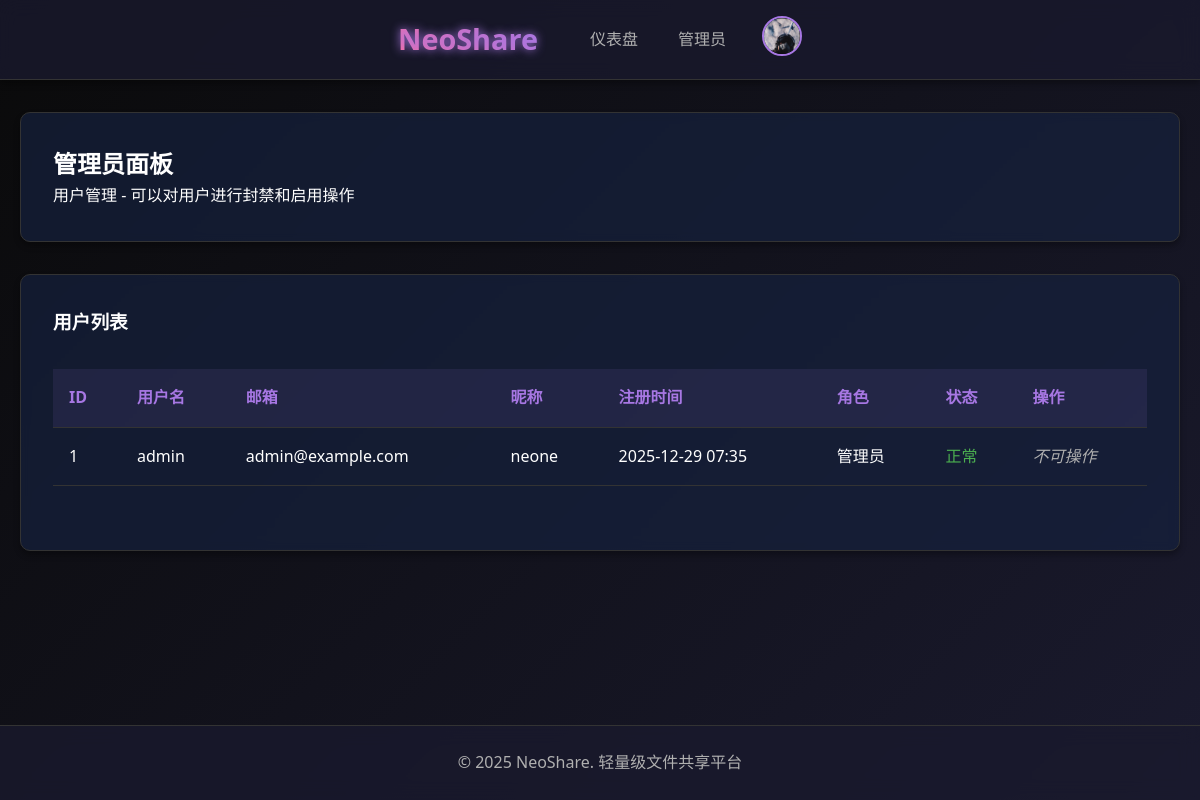
The page /admin (signed in) on the database its author committed.
### new_app.py (models this page shows)
class User(UserMixin, db.Model):
    id = db.Column(db.Integer, primary_key=True)
    username = db.Column(db.String(80), unique=True, nullable=False)
    email = db.Column(db.String(120), unique=True, nullable=False)
    password = db.Column(db.String(200), nullable=False)
    nickname = db.Column(db.String(80), default='')
    avatar = db.Column(db.String(200), default='default.jpg')
    is_admin = db.Column(db.Boolean, default=False)
    is_banned = db.Column(db.Boolean, default=False)
    created_at = db.Column(db.DateTime, default=datetime.utcnow)
    files = db.relationship('File', backref='owner', lazy=True)

### new_app.py (the view)
@app.route('/admin')
@login_required
def admin():
    if not current_user.is_admin:
        return redirect(url_for('dashboard'))
    users = User.query.all()
    return render_template('new_admin.html', users=users)

### new_app.py (called while the page is built)
@login_manager.user_loader
def load_user(user_id):
    return User.query.get(int(user_id))

### templates/new_admin.html
{% extends 'new_base.html' %}
{% block content %}
    <div class="card">
        <h2>管理员面板</h2>
        <p>用户管理 - 可以对用户进行封禁和启用操作</p>
    </div>
    <div class="card">
        <h3>用户列表</h3>
        <table class="table">
            <thead>
                <tr>
                    <th>ID</th>
                    <th>用户名</th>
                    <th>邮箱</th>
                    <th>昵称</th>
                    <th>注册时间</th>
                    <th>角色</th>
                    <th>状态</th>
                    <th>操作</th>
                </tr>
            </thead>
            <tbody>
                {% for user in users %}
                    <tr>
                        <td>{{ user.id }}</td>
                        <td>{{ user.username }}</td>
                        <td>{{ user.email }}</td>
                        <td>{{ user.nickname or '未设置' }}</td>
                        <td>{{ user.created_at.strftime('%Y-%m-%d %H:%M') }}</td>
                        <td>{{ '管理员' if user.is_admin else '普通用户' }}</td>
                        <td>
                            <span style="color: {{ 'var(--success-color)' if not user.is_banned else 'var(--danger-color)' }};">
                                {{ '正常' if not user.is_banned else '已封禁' }}
                            </span>
                        </td>
                        <td>
                            {% if not user.is_admin %}
                                {% if user.is_banned %}
                                    <a href="{{ url_for('unban_user', user_id=user.id) }}" class="btn btn-success btn-sm">启用</a>
                                {% else %}
                                    <a href="{{ url_for('ban_user', user_id=user.id) }}" class="btn btn-danger btn-sm">封禁</a>
                                {% endif %}
                            {% else %}
                                <span style="color: var(--text-secondary); font-style: italic;">不可操作</span>
                            {% endif %}
                        </td>
                    </tr>
                {% endfor %}
            </tbody>
        </table>
    </div>
{% endblock %}

### templates/new_base.html (shortened to what this page needs)
<!DOCTYPE html>
<html lang="zh-CN">
<head>
    <link rel="stylesheet" href="{{ url_for('static', filename='css/new_style.css') }}">
</head>
<body>
    <div class="grid-container">
        <header class="header">
            <div class="container">
                <div class="header-content">
                    <h1 class="logo">NeoShare</h1>
                    <nav class="nav">
                        {% if current_user.is_authenticated %}
                            <a href="{{ url_for('dashboard') }}">仪表盘</a>
                            {% if current_user.is_admin %}
                                <a href="{{ url_for('admin') }}">管理员</a>
                            {% endif %}
                            <div class="user-dropdown">
                                <button class="dropdown-toggle" aria-expanded="false">
                                    <img src="{{ url_for('static', filename='images/' + current_user.avatar) }}" alt="头像" class="dropdown-avatar">
                                </button>
                            </div>
                        {% else %}
                            <a href="{{ url_for('index') }}">首页</a>
                            <a href="{{ url_for('login') }}">登录</a>
                            <a href="{{ url_for('register') }}">注册</a>
                        {% endif %}
                    </nav>
                </div>
            </div>
        </header>
        <main class="main">
            <div class="container">
                {% block content %}
                {% endblock %}
            </div>
        </main>
        <footer class="footer">
            <div class="container">
                <p>&copy; 2025 NeoShare. 轻量级文件共享平台</p>
            </div>
        </footer>
    </div>
</body>
</html>

### static/css/new_style.css (style rules this page uses)
* { margin: 0; padding: 0; box-sizing: border-box; }
:root { --primary-bg: #0a0a0a; --secondary-bg: #1a1a2e; --tertiary-bg: #16213e; --accent-pink: #ff6b9d; --accent-purple: #a777e3; --text-primary: #ffffff; --text-secondary: #b0b0b0; --border-color: #333333; --success-color: #4caf50; --danger-color: #f44336; --warning-color: #ff9800; --shadow: 0 4px 6px rgba(0, 0, 0, 0.3); --glow: 0 0 10px var(--accent-purple); }
body { font-family: 'Segoe UI', Tahoma, Geneva, Verdana, sans-serif; background: linear-gradient(135deg, var(--primary-bg) 0%, var(--secondary-bg) 100%); color: var(--text-primary); line-height: 1.6; min-height: 100vh; }
.container { max-width: 1200px; margin: 0 auto; padding: 0 20px; }
.grid-container { display: grid; grid-template-rows: auto 1fr auto; min-height: 100vh; gap: 0; }
.header { background: rgba(26, 26, 46, 0.8); backdrop-filter: blur(10px); border-bottom: 1px solid var(--border-color); padding: 1rem 0; position: sticky; top: 0; z-index: 100; box-shadow: var(--shadow); height: 80px; display: flex; align-items: center; }
.header-content { display: flex; justify-content: space-between; align-items: center; width: 100%; gap: 3rem; }
.logo { font-size: 1.8rem; font-weight: bold; background: linear-gradient(45deg, var(--accent-pink), var(--accent-purple)); -webkit-background-clip: text; -webkit-text-fill-color: transparent; background-clip: text; text-shadow: var(--glow); margin: 0; margin-right: auto; line-height: 1; display: flex; align-items: center; height: 40px; }
.nav { display: flex; gap: 2rem; align-items: center; margin: 0; padding: 0; }
.nav a { color: var(--text-secondary); text-decoration: none; transition: all 0.3s ease; position: relative; display: flex; align-items: center; height: 40px; padding: 0 0.25rem; }
.nav a::after { content: ''; position: absolute; bottom: -5px; left: 0; width: 0; height: 2px; background: linear-gradient(45deg, var(--accent-pink), var(--accent-purple)); transition: width 0.3s ease; }
.user-dropdown { position: relative; display: inline-block; }
.dropdown-toggle { background: none; border: none; cursor: pointer; padding: 0; position: relative; }
.dropdown-avatar { width: 40px; height: 40px; border-radius: 50%; object-fit: cover; border: 2px solid var(--accent-purple); transition: all 0.3s ease; }
.main { padding: 2rem 0; overflow-y: auto; }
.card { background: rgba(22, 33, 62, 0.7); border: 1px solid var(--border-color); border-radius: 10px; padding: 2rem; margin-bottom: 2rem; box-shadow: var(--shadow); transition: all 0.3s ease; backdrop-filter: blur(5px); }
.table { width: 100%; border-collapse: collapse; margin: 2rem 0; }
.table th, .table td { padding: 1rem; text-align: left; border-bottom: 1px solid var(--border-color); }
.table th { background: rgba(167, 119, 227, 0.1); color: var(--accent-purple); font-weight: 600; }
.footer { background: rgba(26, 26, 46, 0.8); border-top: 1px solid var(--border-color); padding: 1.5rem 0; text-align: center; color: var(--text-secondary); backdrop-filter: blur(10px); }
.card, .file-item, .alert { animation: fadeIn 0.5s ease; }

### rows shown on the page
User: avatar (picture), id "1", username "admin", email "admin@example.com", nickname "neone", created_at "2025-12-29 07:35", is_admin "管理员", is_banned "正常", shows "不可操作"
